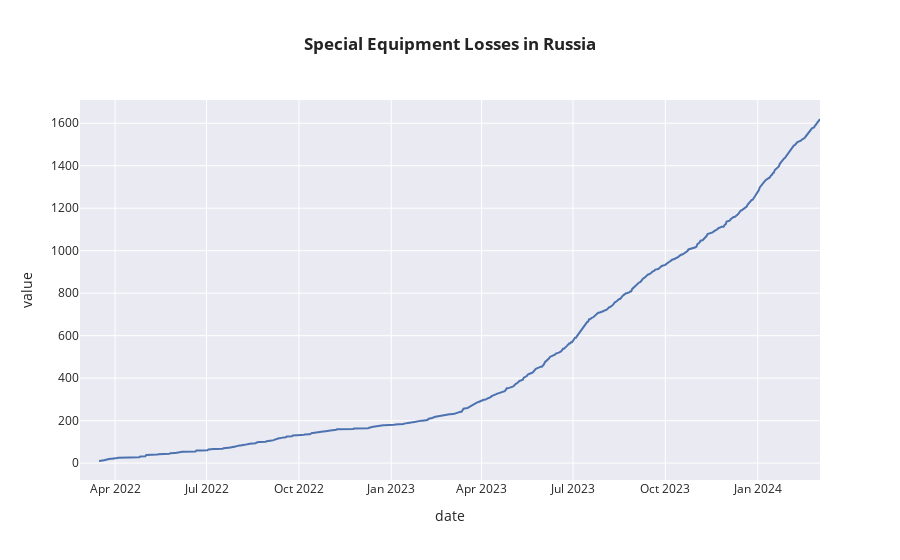

The code cell stored with this chart in its notebook:
### Code cell
import plotly.express as px
fig = px.line(df2, x='date', y=['special equipment'], template='seaborn', title='<b>Special Equipment Losses in Russia</b>')

# Update traces to not show the legend
fig.update_traces(showlegend=False)

# Display the figure
fig.show()

### Figure 1 — Plotly figure (JSON) as saved in the notebook; plotly's stock layout.template omitted (floating-point values rounded to 4 significant figures; data arrays with more than 128 entries replaced by an {"elided": "..."} marker saying what was removed)
{"data": [{"hovertemplate": "variable=special equipment<br>date=%{x}<br>value=%{y}<extra></extra>", "legendgroup": "special equipment", "line": {"color": "rgb(76,114,176)", "dash": "solid"}, "marker": {"symbol": "circle"}, "mode": "lines", "name": "special equipment", "orientation": "v", "showlegend": false, "type": "scatter", "x": {"elided": "738 str values"}, "xaxis": "x", "y": {"elided": "738 int values"}, "yaxis": "y"}], "layout": {"legend": {"title": {"text": "variable"}, "tracegroupgap": 0}, "title": {"text": "<b>Special Equipment Losses in Russia</b>"}, "xaxis": {"anchor": "y", "domain": [0, 1], "title": {"text": "date"}}, "yaxis": {"anchor": "x", "domain": [0, 1], "title": {"text": "value"}}}}
